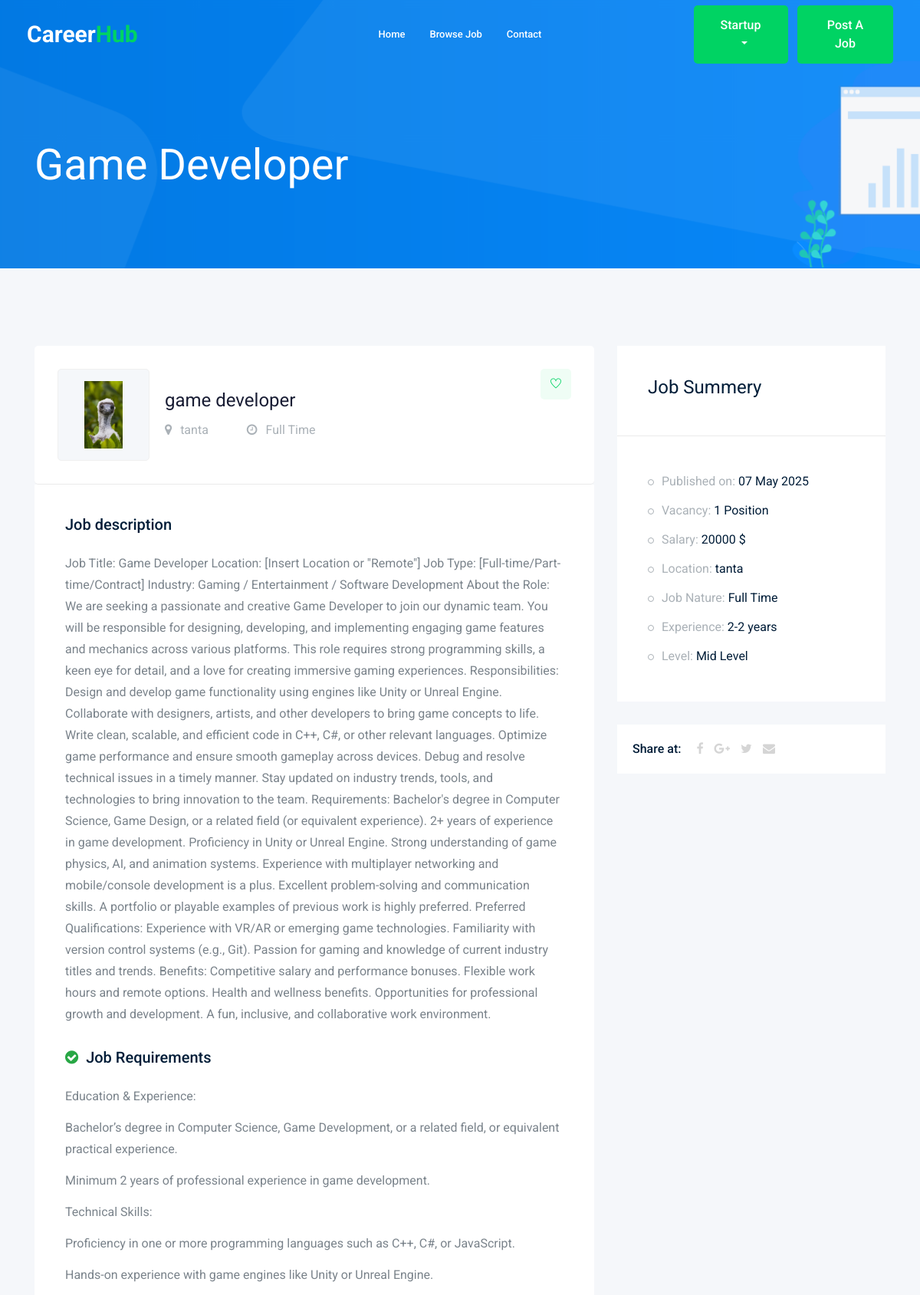
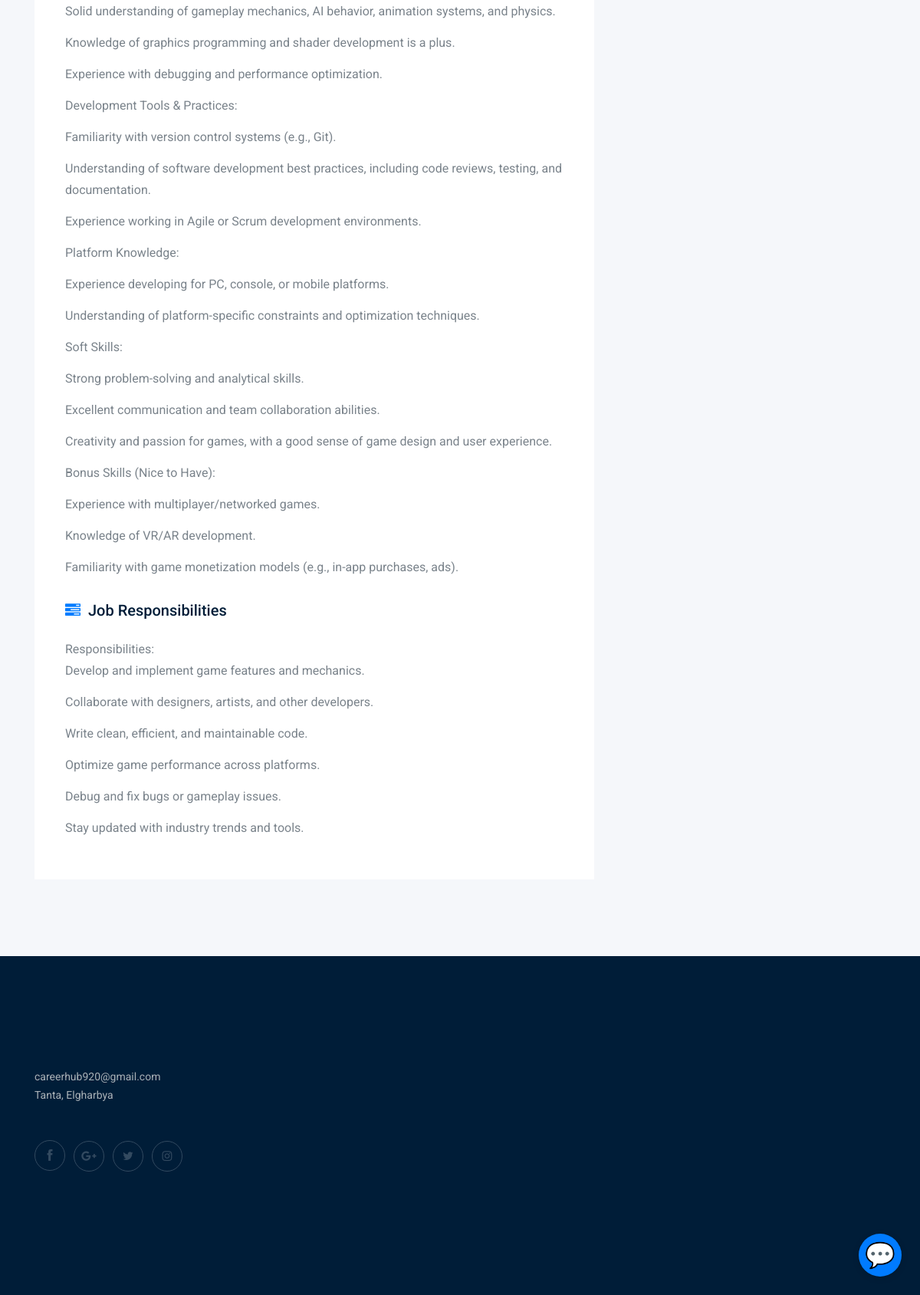
/jobs/game-developer (signed in), run on the app's committed database (2 pictures, top to bottom).
### job/models.py (models this page shows, shortened)
class Job(models.Model):  # table
    owner = models.ForeignKey(User, related_name='job_owner', on_delete=models.CASCADE)
    title = models.CharField(max_length=100)  # column
    company_name = models.CharField(max_length=100)
    company_description = models.TextField(max_length=1000, default='', blank=True)
    location = models.CharField(max_length=100)
    job_type = models.CharField(max_length=15, choices=JOB_TYPE)
    job_level = models.CharField(max_length=15, choices=JOB_LEVEL, default='Entry Level')
    description = models.TextField(max_length=2000)
    requirements = models.TextField(max_length=2000)
    responsibilities = models.TextField(max_length=2000)
    published_at = models.DateTimeField(auto_now=True)
    vacancy = models.IntegerField(default=1, validators=[MinValueValidator(1)])
    salary = models.IntegerField(default=0)
    experience_min = models.IntegerField(default=0)
    experience_max = models.IntegerField(default=0)
    category = models.ForeignKey('Category', on_delete=models.CASCADE)
    image = models.ImageField(upload_to=image_upload)
    is_featured = models.BooleanField(default=False)
    is_active = models.BooleanField(default=True)
    skills = models.ManyToManyField('Skill', related_name='jobs')
    slug = models.SlugField(blank=True, null=True)
    def __str__(self):
        return self.title

### job/views.py (the view)
# urls.py: path('<str:slug>',views.job_detail , name='job_detail'),
@login_required
def job_detail(request, slug):
    job_detail = Job.objects.get(slug=slug)
    is_saved = False
    if request.user.is_authenticated:
        is_saved = SavedJob.objects.filter(user=request.user, job=job_detail).exists()
    if request.method == 'POST':
        form = ApplyForm(request.POST, request.FILES)
        if form.is_valid():
            myform = form.save(commit=False)
            myform.job = job_detail
            myform.applicant = request.user
            myform.save()
            try:
                Activity.objects.create(
                    user=request.user,
                    activity_type='applied',
                    job=job_detail,
                    details=f'Applied for {job_detail.title} at {job_detail.company_name}'
                )
                messages.success(request, 'Application submitted successfully!')
            except Exception as e:
                messages.error(request, f'Error creating activity: {str(e)}')
            return redirect('/jobs/')  # Redirect to job list page instead
    else:
        form = ApplyForm()
    context = {
        'job': job_detail,
        'form1': form,
        'is_saved': is_saved,
        'user_saved_jobs': [job_detail.id] if is_saved else []
    }
    return render(request, 'job/job_detail.html', context)

### job/templates/job/job_detail.html (shortened to what this page needs)
{% extends 'base.html' %}
{% load bootstrap4 %}
{% block body %}
    <div class="bradcam_area bradcam_bg_1">
        <div class="container">
            <div class="row">
                <div class="col-xl-12">
                    <div class="bradcam_text">
                        <h3>{{job}}</h3>
                    </div>
                </div>
            </div>
        </div>
    </div>
    <div class="job_details_area">
        <div class="container">
            <div class="row">
                <div class="col-lg-8">
                    <div class="job_details_header">
                        <div class="single_jobs white-bg d-flex justify-content-between">
                            <div class="jobs_left d-flex align-items-center">
                                <div class="thumb" style="margin-right: 20px; width: 120px; height: 120px; display: flex; align-items: center; justify-content: center; overflow: hidden;">
                                    {% if job.image %}
                                        <img src="{{ job.image.url }}" alt="{{ job.company_name }}" style="width: 100%; height: 100%; object-fit: contain;">
                                    {% else %}
                                        <div style="width: 100%; height: 100%; background-color: #f0f0f0; display: flex; align-items: center; justify-content: center;">
                                            <i class="fa fa-building" style="font-size: 45px; color: #999;"></i>
                                        </div>
                                    {% endif %}
                                </div>
                                <div class="jobs_conetent">
                                    <a href="#"><h4>{{job}}</h4></a>
                                    <div class="links_locat d-flex align-items-center">
                                        <div class="location">
                                            <p> <i class="fa fa-map-marker"></i> {{job.location}}</p>
                                        </div>
                                        <div class="location">
                                            <p> <i class="fa fa-clock-o"></i> {{job.job_type}}</p>
                                        </div>
                                    </div>
                                </div>
                            </div>
                            <div class="jobs_right">
                                <div class="apply_now">
                                    {% if user.is_authenticated %}
                                        <a class="heart_mark wishlist-btn" href="#" data-job-id="{{ job.id }}" data-csrf-token="{{ csrf_token }}">
                                            <i class="ti-heart {% if job.id in user_saved_jobs %}text-danger{% endif %}"></i>
                                        </a>
                                    {% else %}
                                        <a class="heart_mark" href="{% url 'accounts:login' %}">
                                            <i class="ti-heart"></i>
                                        </a>
                                    {% endif %}
                                </div>
                            </div>
                        </div>
                    </div>
                    <div class="descript_wrap white-bg">
                        <div class="single_wrap">
                            <h4>Job description</h4>
                            <p>{{job.description}}</p>
                        </div>
                        {% if job.requirements %}
                        <div class="single_wrap">
                            <h4><i class="fa fa-check-circle" style="color: #28a745; margin-right: 10px;"></i>Job Requirements</h4>
                            <p>{{job.requirements|linebreaks}}</p>
                        </div>
                        {% endif %}
                        {% if job.responsibilities %}
                        <div class="single_wrap">
                            <h4><i class="fa fa-tasks" style="color: #007bff; margin-right: 10px;"></i>Job Responsibilities</h4>
                            <p>{{job.responsibilities|linebreaks}}</p>
                        </div>
                        {% endif %}
                    </div>
                </div>
                <div class="col-lg-4">
                    <div class="job_sumary">
                        <div class="summery_header">
                            <h3>Job Summery</h3>
                        </div>
                        <div class="job_content">
                            <ul>
                                <li>Published on: <span>{{job.published_at|date:'d M o'}}</span></li>
                                <li>Vacancy: <span>{{job.vacancy}} Position</span></li>
                                <li>Salary: <span>{{job.salary}} $</span></li>
                                <li>Location: <span>{{job.location}}</span></li>
                                <li>Job Nature: <span>{{job.job_type}}</span></li>
                                {% if job.experience_min or job.experience_max %}
                                <li>Experience: <span>{% if job.experience_min and job.experience_max %}{{job.experience_min}}-{{job.experience_max}} years{% elif job.experience_min %}{{job.experience_min}}+ years{% elif job.experience_max %}{{job.experience_max}} years max{% endif %}</span></li>
                                {% endif %}
                                {% if job.job_level %}
                                <li>Level: <span>{{job.job_level}}</span></li>
                                {% endif %}
                            </ul>
                        </div>
                    </div>
                    <div class="share_wrap d-flex">
                        <span>Share at:</span>
                        <ul>
                            <li><a href="#"> <i class="fa fa-facebook"></i></a> </li>
                            <li><a href="#"> <i class="fa fa-google-plus"></i></a> </li>
                            <li><a href="#"> <i class="fa fa-twitter"></i></a> </li>
                            <li><a href="#"> <i class="fa fa-envelope"></i></a> </li>
                        </ul>
                    </div>
                    <div class="job_location_wrap">
                        <div class="job_lok_inner">
                            <div id="map" style="height: 200px;"></div>
                          </div>
                    </div>
                </div>
            </div>
        </div>
    </div>
    {% endblock body %}

### templates/base.html (shortened to what this page needs)
{% load static %}
<!doctype html>
<html class="no-js" lang="zxx">
<head>
    <link rel="stylesheet" href="{% static 'css/bootstrap.min.css' %}">
    <link rel="stylesheet" href="{% static 'css/owl.carousel.min.css' %}">
    <link rel="stylesheet" href="{% static 'css/magnific-popup.css' %}">
    <link rel="stylesheet" href="{% static 'css/font-awesome.min.css' %}">
    <link rel="stylesheet" href="{% static 'css/themify-icons.css' %}">
    <link rel="stylesheet" href="{% static 'css/slick.css' %}">
    <link rel="stylesheet" href="{% static 'css/flaticon.css' %}">
    <link rel="stylesheet" href="{% static 'css/jquery-ui.css' %}">
    <link rel="stylesheet" href="{% static 'css/gijgo.css' %}">
    <link rel="stylesheet" href="{% static 'css/animate.min.css' %}">
    <link rel="stylesheet" href="{% static 'css/slicknav.css' %}">
    <link rel="stylesheet" href="{% static 'css/style.css' %}">
</head>
<body>
    <header>
        <div class="header-area ">
            <div id="sticky-header" class="main-header-area">
                <div class="container-fluid ">
                    <div class="header_bottom_border">
                        <div class="row align-items-center">
                            <div class="col-xl-3 col-lg-2">
                                <div class="logo">
                                    <a href="/">
                                        <h2 style="color: #FFFFFF; font-weight: bold; margin: 0;">Career<span style="color: #00D363;">Hub</span></h2>
                                    </a>
                                </div>
                            </div>
                            <div class="col-xl-6 col-lg-7">
                                <div class="main-menu  d-none d-lg-block">
                                    <nav>
                                        <ul id="navigation">
                                            <li><a href="/">home</a></li>
                                            <li><a href="{% url 'jobs:job_list' %}">Browse Job</a></li>
                                            <li><a href="{% url 'contact:contact' %}">Contact</a></li>
                                        </ul>
                                    </nav>
                                </div>
                            </div>
                            <div class="col-xl-3 col-lg-3 d-none d-lg-block">
                                <div class="Appointment">
                                    {% if request.user.is_authenticated %}
                                    <div class="phone_num d-none d-xl-block">
                                        <div class="dropdown">
                                            <button class="boxed-btn3 dropdown-toggle" type="button" id="userDropdown" data-toggle="dropdown" aria-haspopup="true" aria-expanded="false">
                                                {{ request.user.username }}
                                            </button>
                                        </div>
                                    </div>
                                    {% else %}
                                        <div class="phone_num d-none d-xl-block">
                                            <a href="{% url 'accounts:login' %}" class="boxed-btn3">Sign In</a>
                                        </div>
                                    {% endif %}
                                    <div class="d-none d-lg-block">
                                        {% if request.user.is_authenticated and request.user.profile.user_type == 'company' %}
                                            <a class="boxed-btn3" href="{% url 'jobs:add_job' %}">Post a Job</a>
                                        {% endif %}
                                    </div>
                                </div>
                            </div>
                            <div class="col-12">
                            </div>
                        </div>
                    </div>
                </div>
            </div>
        </div>
    </header>
    {% block body %}
    {% endblock body %}
    {% block footer %}
    <footer class="footer">
        <div class="footer_top">
            <div class="container">
                <div class="row">
                    <div class="col-xl-3 col-md-6 col-lg-3">
                        <div class="footer_widget wow fadeInUp" data-wow-duration="1s" data-wow-delay=".3s">
                            <p>
                                careerhub920@gmail.com <br>
                                Tanta, Elgharbya
                            </p>
                            <div class="socail_links">
                                <ul>
                                    <li>
                                        <a href="#">
                                            <i class="ti-facebook"></i>
                                        </a>
                                    </li>
                                    <li>
                                        <a href="#">
                                            <i class="fa fa-google-plus"></i>
                                        </a>
                                    </li>
                                    <li>
                                        <a href="#">
                                            <i class="fa fa-twitter"></i>
                                        </a>
                                    </li>
                                    <li>
                                        <a href="#">
                                            <i class="fa fa-instagram"></i>
                                        </a>
                                    </li>
                                </ul>
                            </div>
                        </div>
                    </div>
                    </div>
                    </div>
                </div>
        <div class="copy-right_text wow fadeInUp" data-wow-duration="1.4s" data-wow-delay=".3s">
        </div>
    </footer>
    {% endblock footer %}
    <div id="chatbot-widget" style="position: fixed; bottom: 24px; right: 24px; z-index: 9999;">
        <button id="chatbot-toggle" style="background: #007bff; color: #fff; border: none; border-radius: 50%; width: 56px; height: 56px; box-shadow: 0 2px 8px rgba(0,0,0,0.15); font-size: 2rem; cursor: pointer;">
            <span>&#128172;</span>
        </button>
    </div>
</body>
</html>

### templates/base.html (style rules this page uses)
.dropdown-toggle::after { margin-left: 10px; }
.boxed-btn3.dropdown-toggle { padding-right: 30px; color: #fff; }

### data on the page
Job: title "Game Developer", image (picture), title "game developer", location "tanta", job_type "Full Time", description "Job Title: Game Developer Location: [Insert Location or \"Remote\"] Job Type: [Full-time/Part-time/Contract] Industry: Gaming / Entertainment / Software Development About the Role: We are seeking a passionate and creative Game Developer to join our dynamic team. You will be responsible for designing, developing, and implementing engaging game features and mechanics across various platforms. This role requires strong programming skills, a keen eye for detail, and a love for creating immersive gaming experiences. Responsibilities: Design and develop game functionality using engines like Unity or Unreal Engine. Collaborate with designers, artists, and other developers to bring game concepts to…", requirements "Education & Experience: Bachelor’s degree in Computer Science, Game Development, or a related field, or equivalent practical experience. Minimum 2 years of professional experience in game development. Technical Skills: Proficiency in one or more programming languages such as C++, C#, or JavaScript. Hands-on experience with game engines like Unity or Unreal Engine. Solid understanding of gameplay mechanics, AI behavior, animation systems, and physics. Knowledge of graphics programming and shader development is a plus. Experience with debugging and performance optimization. Development Tools & Practices: Familiarity with version control systems (e.g., Git). Understanding of software…", responsibilities "Responsibilities: Develop and implement game features and mechanics. Collaborate with designers, artists, and other developers. Write clean, efficient, and maintainable code. Optimize game performance across platforms. Debug and fix bugs or gameplay issues. Stay updated with industry trends and tools.", published_at "07 May 2025", vacancy "1", salary "20000", experience_min "2", experience_max "2", job_level "Mid Level"

### other printed values
{{ request.user.username }} "Startup"
